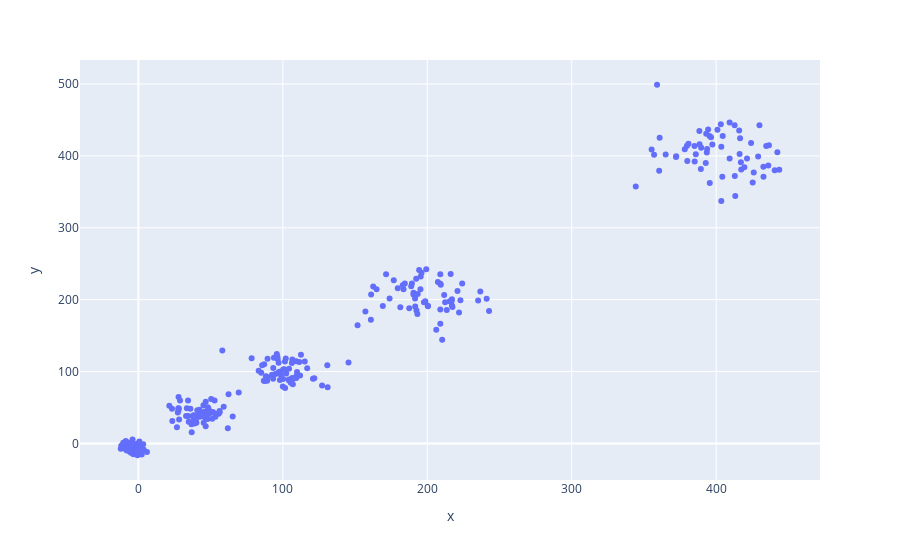

The notebook cell saved with this chart:
### Code cell
df.plot.scatter(x='x',y='y')

### Figure 1 — Plotly figure (JSON) as saved in the notebook; plotly's stock layout.template omitted (floating-point values rounded to 4 significant figures; data arrays with more than 128 entries replaced by an {"elided": "..."} marker saying what was removed)
{"data": [{"hovertemplate": "x=%{x}<br>y=%{y}<extra></extra>", "legendgroup": "", "marker": {"color": "#636efa", "symbol": "circle"}, "mode": "markers", "name": "", "orientation": "v", "showlegend": false, "type": "scatter", "x": {"elided": "300 float values"}, "xaxis": "x", "y": {"elided": "300 float values"}, "yaxis": "y"}], "layout": {"legend": {"tracegroupgap": 0}, "margin": {"t": 60}, "xaxis": {"anchor": "y", "domain": [0, 1], "title": {"text": "x"}}, "yaxis": {"anchor": "x", "domain": [0, 1], "title": {"text": "y"}}}}
